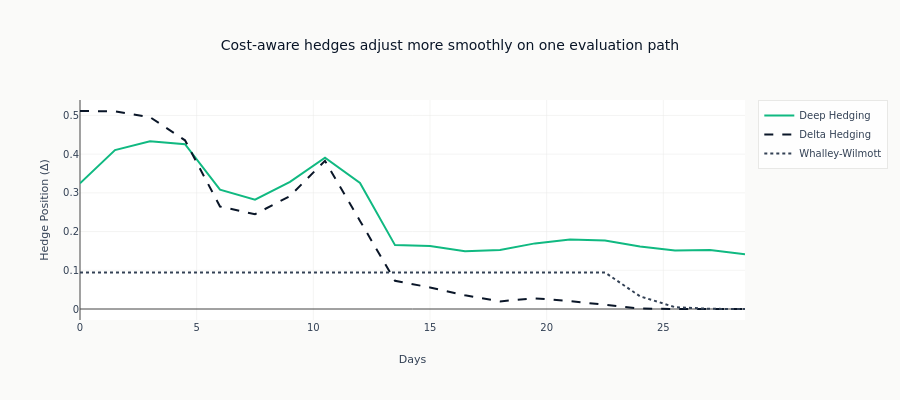

The notebook cell saved with this chart:
### Markdown cell above
### Visualize Hedge Trajectories

Comparing the learned policy against Black-Scholes delta on a single path
illustrates the smoother hedge adjustments that cost-aware training can induce.

### Code cell
fig = go.Figure()
fig.add_trace(
    go.Scatter(x=times, y=deep_hedges, name="Deep Hedging", line=dict(color=COLORS["positive"]))
)
fig.add_trace(
    go.Scatter(
        x=times,
        y=delta_hedges,
        name="Delta Hedging",
        line=dict(color=COLORS["blue"], dash="dash"),
    )
)
if np.isfinite(np.asarray(ww_hedges)).any():
    fig.add_trace(
        go.Scatter(
            x=times,
            y=ww_hedges,
            name="Whalley-Wilmott",
            line=dict(color=COLORS["neutral"], dash="dot"),
        )
    )
fig.update_layout(
    title="Cost-aware hedges adjust more smoothly on one evaluation path",
    xaxis_title="Days",
    yaxis_title="Hedge Position (Δ)",
    height=400,
)
fig.show()

### Figure 1 — Plotly figure (JSON) as saved in the notebook; plotly's stock layout.template omitted (floating-point values rounded to 4 significant figures)
{"data": [{"line": {"color": "#10b981"}, "name": "Deep Hedging", "type": "scatter", "x": [0.0, 1.5, 3.0, 4.5, 6.0, 7.5, 9.0, 10.5, 12.0, 13.5, 15.0, 16.5, 18.0, 19.5, 21.0, 22.5, 24.0, 25.5, 27.0, 28.5], "y": [0.3246, 0.4104, 0.4334, 0.4257, 0.3081, 0.2826, 0.3285, 0.3908, 0.3255, 0.165, 0.1627, 0.149, 0.1522, 0.1695, 0.1798, 0.1771, 0.1615, 0.1509, 0.1522, 0.1412]}, {"line": {"color": "#0a1628", "dash": "dash"}, "name": "Delta Hedging", "type": "scatter", "x": [0.0, 1.5, 3.0, 4.5, 6.0, 7.5, 9.0, 10.5, 12.0, 13.5, 15.0, 16.5, 18.0, 19.5, 21.0, 22.5, 24.0, 25.5, 27.0, 28.5], "y": [0.5114, 0.5103, 0.4956, 0.4357, 0.2647, 0.2447, 0.2918, 0.3828, 0.2276, 0.073, 0.05561, 0.0353, 0.01969, 0.02754, 0.02044, 0.01137, 0.001247, 5.087e-05, 1.222e-06, 0.0]}, {"line": {"color": "#334155", "dash": "dot"}, "name": "Whalley-Wilmott", "type": "scatter", "x": [0.0, 1.5, 3.0, 4.5, 6.0, 7.5, 9.0, 10.5, 12.0, 13.5, 15.0, 16.5, 18.0, 19.5, 21.0, 22.5, 24.0, 25.5, 27.0, 28.5], "y": [0.09435, 0.09435, 0.09435, 0.09435, 0.09435, 0.09435, 0.09435, 0.09435, 0.09435, 0.09435, 0.09435, 0.09435, 0.09435, 0.09435, 0.09435, 0.09435, 0.0328, 0.004775, 0.0005026, 8.168e-09]}], "layout": {"height": 400, "title": {"text": "Cost-aware hedges adjust more smoothly on one evaluation path"}, "xaxis": {"title": {"text": "Days"}}, "yaxis": {"title": {"text": "Hedge Position (Δ)"}}}}
